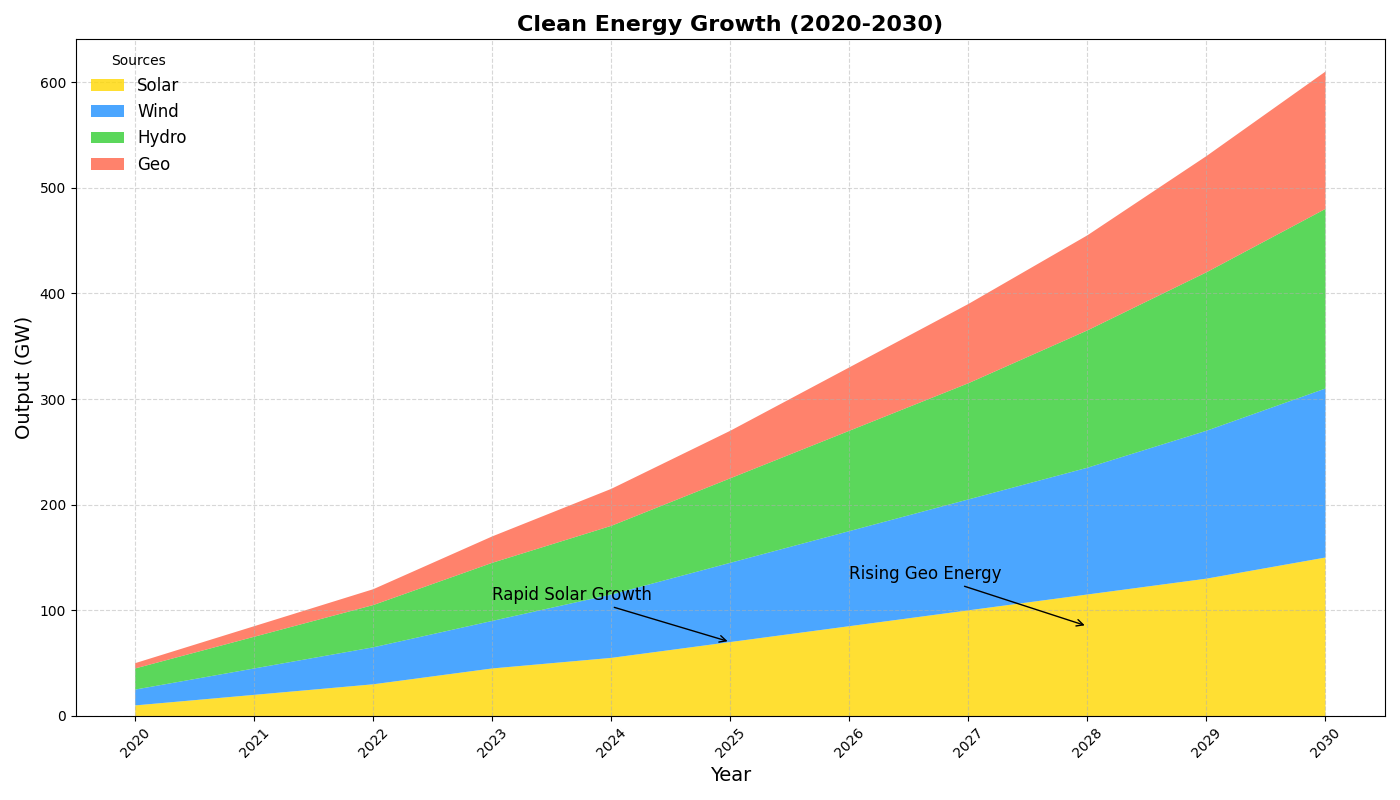

Write the Python code that produced this figure.
import matplotlib.pyplot as plt
import numpy as np

years = np.arange(2020, 2031)

solar_energy = [10, 20, 30, 45, 55, 70, 85, 100, 115, 130, 150]
wind_energy = [15, 25, 35, 45, 60, 75, 90, 105, 120, 140, 160]
hydro_energy = [20, 30, 40, 55, 65, 80, 95, 110, 130, 150, 170]
geothermal_energy = [5, 10, 15, 25, 35, 45, 60, 75, 90, 110, 130]

colors = ['#FFD700', '#1E90FF', '#32CD32', '#FF6347']

fig, ax = plt.subplots(figsize=(14, 8))

ax.stackplot(years, solar_energy, wind_energy, hydro_energy, geothermal_energy, 
             labels=['Solar', 'Wind', 'Hydro', 'Geo'],
             colors=colors, alpha=0.8)

ax.set_title('Clean Energy Growth (2020-2030)', fontsize=16, fontweight='bold', ha='center')
ax.set_xlabel('Year', fontsize=14)
ax.set_ylabel('Output (GW)', fontsize=14)

ax.set_xticks(years)
ax.set_xticklabels(years, rotation=45)

ax.legend(loc='upper left', fontsize=12, title='Sources', frameon=False)

ax.grid(True, linestyle='--', alpha=0.5)

ax.annotate('Rapid Solar Growth', xy=(2025, 70), xytext=(2023, 110),
            arrowprops=dict(facecolor='black', arrowstyle='->'),
            fontsize=12, color='black')

ax.annotate('Rising Geo Energy', xy=(2028, 85), xytext=(2026, 130),
            arrowprops=dict(facecolor='black', arrowstyle='->'),
            fontsize=12, color='black')

plt.tight_layout()
plt.show()
